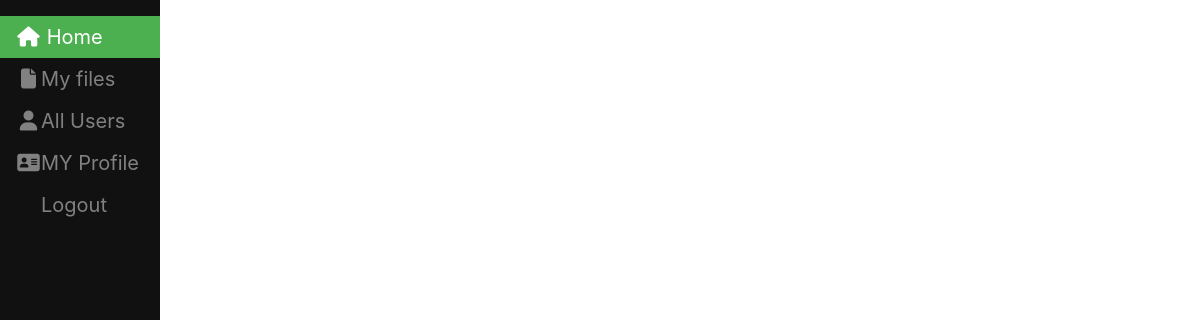
The app's page /home1 (signed in), older data.
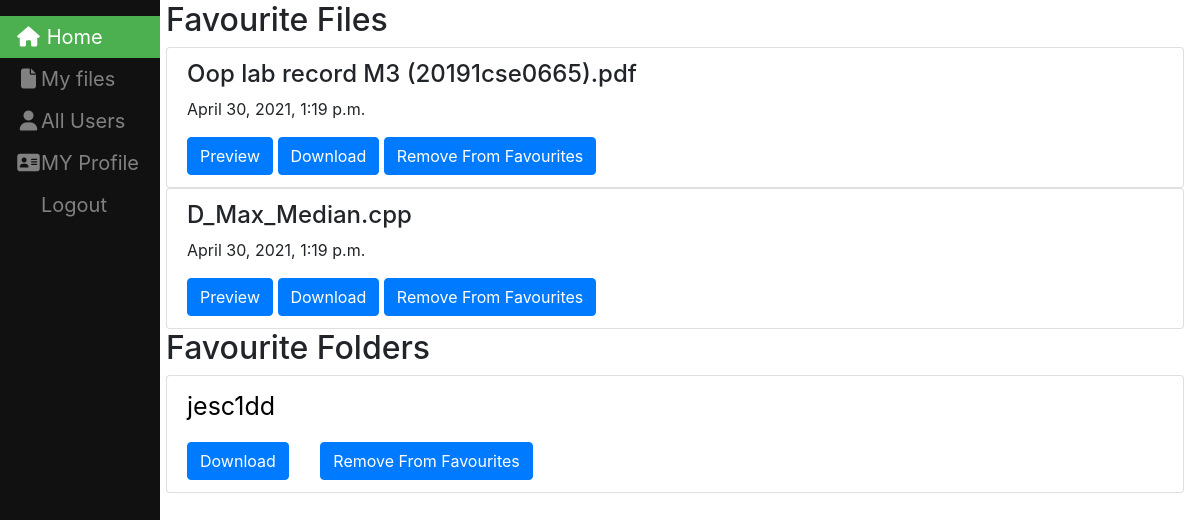
The same page, newer data.
### filesharing/models.py (models this page shows, shortened)
class File(models.Model):
    name = models.CharField(max_length=100,null=True,blank=True)
    file=models.FileField(upload_to=user_directory_path);
    created_on = models.DateTimeField(auto_now_add=True)
    user = models.ForeignKey(User,on_delete=models.CASCADE, default=None)
    folder=models.ForeignKey(Folder,null=True,on_delete=models.CASCADE,blank=True)
    isprivate = models.BooleanField(default=False)

class Folder(models.Model):
    name=models.CharField(max_length=100,null=True,blank=True)
    user=models.ForeignKey(User,on_delete=models.CASCADE, default=None)
    linkedfolder=models.ForeignKey("self",null=True,on_delete=models.CASCADE,blank=True)
    def __str__(self):
        return  self.name

### filesharing/views.py (the view)
# urls.py: path('home1',views.home1,name='home1'),
def home1(request):
    try:
     f=fav.objects.filter(user=request.user)
     files=f
     fi=[]
     fold=[]
     for i in range(len(files)):
        if  files[i].sfile :
         fi.append(files[i].sfile.id)
        elif files[i].sfolder :
          fold.append(files[i].sfolder.id)
     fo=[]
     folder=[]
     for i in range(len(fi)):
         fo.append(File.objects.get(pk=fi[i]))
     for i in range(len(fold)):
         folder.append(Folder.objects.get(pk=fold[i]))
     ofo=[]
     ufo=[]
     for i in range(len(folder)):
         temp=folder[i]
         if  temp.user==request.user:
             ufo.append(folder[i])
         else:
              ofo.append(folder[i])
     context = {'folders': ofo,'files':fo,'ufolders':ufo}
    except File.DoesNotExist and Folder.DoesNotExist:
     files=None
     folders=None
    return render(request, 'filesharing/home1.html', context)

### templates/filesharing/home1.html (shortened to what this page needs)
{% load static %}
<!DOCTYPE html>
<html lang="en" dir="ltr">
  <head>
    <link rel="stylesheet" type="text/css" href="{%  static "css/styles.css" %}"/>
    <link rel="stylesheet" href="https://cdnjs.cloudflare.com/ajax/libs/font-awesome/4.7.0/css/font-awesome.min.css">
    <link rel="stylesheet" href="https://maxcdn.bootstrapcdn.com/bootstrap/4.0.0/css/bootstrap.min.css">
  </head>
<body>
<div   class="sidebar">
  <a class="active" href="home1"><i class="fa fa-fw fa-home"></i> Home</a>
  <a href="My_Files"><i class="fa fa-fw fa-file"></i>My files</a>
  <a href="allusers"><i class="fa fa-fw fa-user"></i>All Users</a>
  <a href="createdprofile"><i class="fa fa-fw fa-address-card"></i>MY Profile</a>
  <a href="logout">Logout</a>
 </div>
<div class="content">
  <div class="list-group">
  {%  if files  %}
  <h2>Favourite Files</h2>
  {% endif %}
  {% for file in files %}
        <div class="list-group">
             <div class="list-group-item">
                 <h4 class="list-group-item-text">{{ file.name}}</h4>
                  <p class="list-group-item-text">{{ file.created_on}}</p>
                <td> <a class="list-group-item-text" href="{{ file.file.url }}" target="_blank"><button type="button" class="btn btn-primary">Preview</button> </a> </td>
                 <a class="list-group-item-text" href="{{ file.file.url }}" target="_blank" download><button type="button" class="btn btn-primary">Download</button></a>
                 <a class="list-group-item-text" href="{% url 'filesharing:removestar' file.pk  %}" ><button type="button" class="btn btn-primary">Remove From Favourites</button></a>
             </div>
        </div>
 {% endfor %}
 </div>
 <div class="list-group">
{% if folders or ufolders %}
 <h2>Favourite Folders</h2>
{% endif %}
{% for f in folders %}
        <div class="list-group">
             <div class="list-group-item">
                 <a  style="font-size:25px;color:black" href="{% url 'filesharing:detail' f.id %}" > {{ f }} </a><br>
                 <a class="list-group-item-text" href="{% url 'filesharing:download_folder' f.id %}" target="_blank" download><button type="button" class="btn btn-primary">Download</button></a>&nbsp;&nbsp;&nbsp;&nbsp;&nbsp;&nbsp;
                 <a class="list-group-item-text" href="{% url 'filesharing:removestarfolder' f.id %}" ><button type="button" class="btn btn-primary">Remove From Favourites</button></a>
          </div>
        </div>
 {% endfor %}
 </div>
</body>
</html>

### static/css/styles.css (style rules this page uses)
.sidebar { height: 100%; width: 160px; position: fixed; z-index: 1; top: 0; left: 0; background-color: #111; overflow-x: hidden; padding-top: 16px; }
.sidebar a { padding: 6px 8px 6px 16px; text-decoration: none; font-size: 20px; color: #818181; display: block; }
.sidebar a.active { background-color: #4CAF50; color: white; }
div.content { margin-left: 150px; padding: 1px 16px; height: 2000px; }

Row changes from the older to the newer data that the page shows:
added File: name "Oop lab record M3 (20191cse0665).pdf", created_on "April 30, 2021, 1:19 p.m."
added File: name "D_Max_Median.cpp", created_on "April 30, 2021, 1:19 p.m."
added Folder: name "jesc1dd"
Text that changed along with them:
text now shown: "Favourite Files Favourite Folders"
